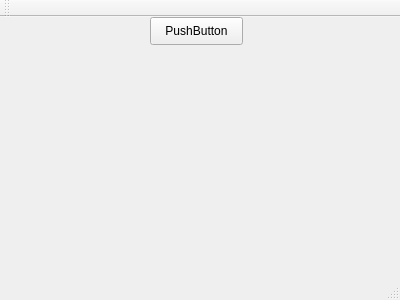
<?xml version="1.0" encoding="UTF-8"?>
<ui version="4.0">
 <class>G1</class>
 <widget class="QMainWindow" name="G1">
  <property name="geometry">
   <rect>
    <x>0</x>
    <y>0</y>
    <width>400</width>
    <height>300</height>
   </rect>
  </property>
  <property name="windowTitle">
   <string>G1</string>
  </property>
  <widget class="QWidget" name="centralWidget">
   <widget class="QPushButton" name="pushButton">
    <property name="geometry">
     <rect>
      <x>150</x>
      <y>0</y>
      <width>93</width>
      <height>28</height>
     </rect>
    </property>
    <property name="text">
     <string>PushButton</string>
    </property>
   </widget>
  </widget>
  <widget class="QMenuBar" name="menuBar">
   <property name="geometry">
    <rect>
     <x>0</x>
     <y>0</y>
     <width>400</width>
     <height>20</height>
    </rect>
   </property>
  </widget>
  <widget class="QToolBar" name="mainToolBar">
   <attribute name="toolBarArea">
    <enum>TopToolBarArea</enum>
   </attribute>
   <attribute name="toolBarBreak">
    <bool>false</bool>
   </attribute>
  </widget>
  <widget class="QStatusBar" name="statusBar"/>
 </widget>
 <layoutdefault spacing="6" margin="11"/>
 <resources/>
 <connections>
  <connection>
   <sender>pushButton</sender>
   <signal>clicked()</signal>
   <receiver>G1</receiver>
   <slot>close()</slot>
   <hints>
    <hint type="sourcelabel">
     <x>176</x>
     <y>47</y>
    </hint>
    <hint type="destinationlabel">
     <x>201</x>
     <y>129</y>
    </hint>
   </hints>
  </connection>
 </connections>
 <slots>
  <slot>printOut()</slot>
 </slots>
</ui>
